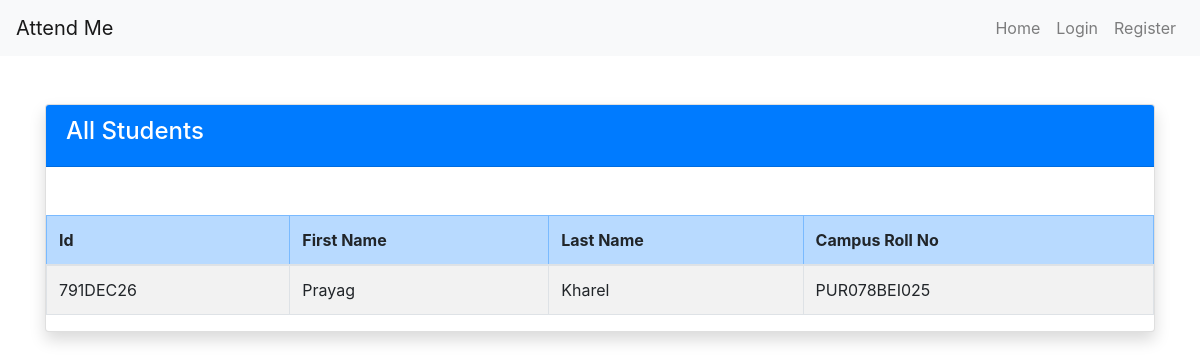
Before: /admin/students (signed in) with the older database file.
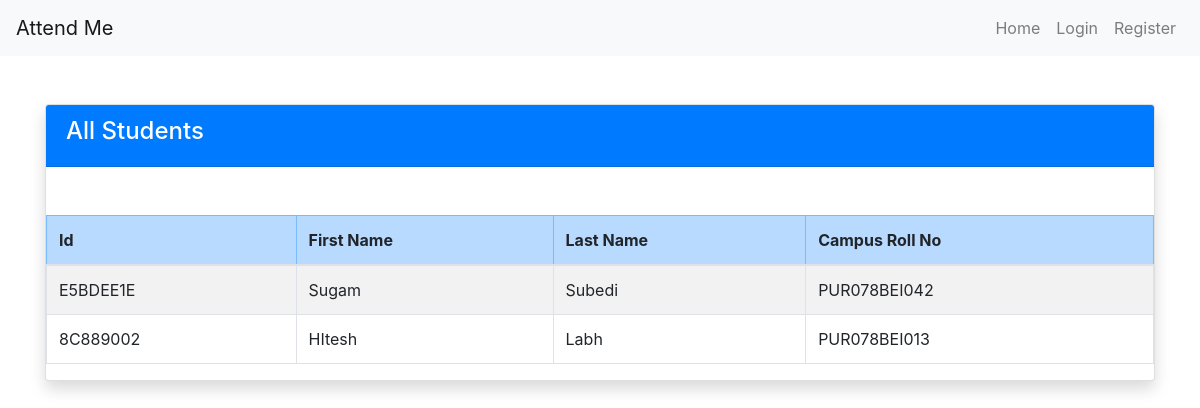
After: the same page with the newer database file.
### main.py (models this page shows)
class Ad_student(db.Model):
    uid: Mapped[str] = mapped_column(String(100), primary_key=True)
    campus_rollno:Mapped[str] = mapped_column(String(100), unique=True, nullable = False)
    first_name: Mapped[str] = mapped_column(String(1000), nullable=False)
    last_name: Mapped[str] = mapped_column(String(100), nullable = False)

### main.py (the view)
@app.route('/admin/students')
def get_students():
    if session.get('user_role', '') != 'admin':
        flash("Unauthorized access!", "danger")
        return redirect(url_for('home'))
    students = Ad_student.query.all()  # This fetches all the rows
    student_list = []  # Empty list to store dictionaries
    for student in students:
        student_list.append({
            'first_name': student.first_name,
            'last_name': student.last_name,
            'campus_rollno': student.campus_rollno,
            'uid': student.uid
        })
    print("courses: ", student_list)
    return render_template('all_students.html',
                           student_list=student_list
                           )

### templates/all_students.html
{% extends "base.html" %}
{% block content %}
<div class="container mt-5">
    <div class="card shadow">
        <div class="card-header bg-primary text-white">
            <h4>All Students</h4>
        </div>
        <div class="table-responsive mt-5">
        <table class="table table-striped table-hover table-bordered">
            <thead class="table-primary">
                <tr>
                    <th>Id</th>
                    <th>First Name</th>
                    <th>Last Name</th>
                    <th>Campus Roll No</th>
                </tr>
            </thead>
            <tbody>
                {% for student in student_list %}
                <tr>
                    <td>{{ student.uid }}</td>
                    <td>{{ student.first_name }}</td>
                    <td>{{ student.last_name }}</td>
                    <td>{{ student.campus_rollno }}</td>
                </tr>
                {% endfor %}
            </tbody>
        </table>
    </div>
    </div>
</div>
{% endblock %}

### templates/base.html (shortened to what this page needs)
<!DOCTYPE html>
<html>
  <head>
    <link
      rel="stylesheet"
      href="https://stackpath.bootstrapcdn.com/bootstrap/4.5.2/css/bootstrap.min.css"
    />
  </head>
  <body>
    <nav class="navbar navbar-expand-lg navbar-light bg-light">
      <a class="navbar-brand" href="/">Attend Me</a>
      <div class="collapse navbar-collapse">
        <ul class="navbar-nav ml-auto">
          <li class="nav-item">
            <a class="nav-link" href="{{ url_for('home') }}">Home</a>
          </li>
          {% if not logged_in %}
          <li class="nav-item">
            <a class="nav-link" href="{{ url_for('login') }}">Login</a>
          </li>
          <li class="nav-item">
            <a class="nav-link" href="{{ url_for('register') }}">Register</a>
          </li>
          {% else %}
          <li class="nav-item">
            <a class="nav-link" href="{{ url_for('logout') }}">Log Out</a>
          </li>
          {% endif %}
        </ul>
      </div>
    </nav>
    {% block content %} {% endblock %}
  </body>
</html>

Changed rows visible on the page:
removed Ad_student: uid "791DEC26", first_name "Prayag", last_name "Kharel", campus_rollno "PUR078BEI025"
added Ad_student: uid "E5BDEE1E", first_name "Sugam", last_name "Subedi", campus_rollno "PUR078BEI042"
added Ad_student: uid "8C889002", first_name "HItesh", last_name "Labh", campus_rollno "PUR078BEI013"
